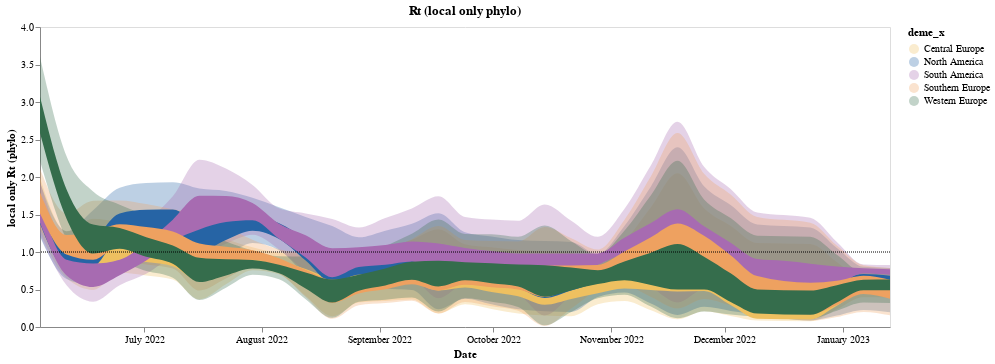

The cell this chart's notebook holds for it:
### Code cell
line = alt.Chart(smoothed_intro_rt_no_intro, title = "Rt (local only phylo)").mark_area(interpolate='monotone', opacity = 1 ,color = "#f58518").encode(
    alt.X('date:T', axis=alt.Axis(title="Date", tickCount = "month",grid=False,format="%B %Y")),
    alt.Y('lower_hpd_log_50_x',axis=alt.Axis(title="local only Rt (phylo)", grid=False)),# scale=alt.Scale(domain=(0.6, 1.3))),
    alt.Y2('upper_hpd_log_50_x' ),
    alt.Color("deme_x")
).properties(
    width=850,
    height=300
).transform_filter(
   (datum.lower_hpd_log_50_x >0.0) #& (datum.upper_hpd_log_50 < 4)
)
band = alt.Chart(smoothed_intro_rt_no_intro).mark_area(
    opacity=0.3, interpolate='monotone', color = "#f58518"
).encode(
    alt.X('date:T', axis=alt.Axis(title="Date", grid=False)),
    alt.Y('lower_hpd_log_95_x', axis=alt.Axis(title="local only Rt (phylo)", grid=False)),# scale=alt.Scale(domain=(0.6, 1.3))),
    alt.Y2('upper_hpd_log_95_x'), 
    alt.Color("deme_x",  scale=alt.Scale( range=range_))
).properties(
    width=850,
    height=300
).transform_filter(
    (datum.lower_hpd_log_95_x >0.0) #& (datum.upper_hpd_log_95 < 4)
)

local_phlyo_rt_plot = band + line +one_line
local_phlyo_rt_plot

### Figure 1 — Vega-Lite specification as saved in the notebook (floating-point values rounded to 4 significant figures; data arrays with more than 128 entries replaced by an {"elided": "..."} marker saying what was removed)
{"config": {"view": {"continuousWidth": 400, "continuousHeight": 300}}, "layer": [{"mark": {"type": "area", "color": "#f58518", "interpolate": "monotone", "opacity": 0.3}, "encoding": {"color": {"field": "deme_x", "scale": {"range": ["#EEC060", "#2664A5", "#A76BB1", "#EEA160", "#356D4C"]}, "type": "nominal"}, "x": {"axis": {"grid": false, "title": "Date"}, "field": "date", "type": "temporal"}, "y": {"axis": {"grid": false, "title": "local only Rt (phylo)"}, "field": "lower_hpd_log_95_x", "type": "quantitative"}, "y2": {"field": "upper_hpd_log_95_x"}}, "height": 300, "transform": [{"filter": "(datum.lower_hpd_log_95_x > 0.0)"}], "width": 850}, {"mark": {"type": "area", "color": "#f58518", "interpolate": "monotone", "opacity": 1}, "encoding": {"color": {"field": "deme_x", "type": "nominal"}, "x": {"axis": {"format": "%B %Y", "grid": false, "tickCount": "month", "title": "Date"}, "field": "date", "type": "temporal"}, "y": {"axis": {"grid": false, "title": "local only Rt (phylo)"}, "field": "lower_hpd_log_50_x", "type": "quantitative"}, "y2": {"field": "upper_hpd_log_50_x"}}, "height": 300, "title": "Rt (local only phylo)", "transform": [{"filter": "(datum.lower_hpd_log_50_x > 0.0)"}], "width": 850}, {"data": {"name": "data-0f80976e06af035141dd0a0f11df9332"}, "mark": {"type": "rule", "strokeDash": [1, 1]}, "encoding": {"y": {"field": "y", "type": "quantitative"}}, "height": 300, "width": 850}], "data": {"name": "data-c0b25fb69e7f734fa05d12a4897dce04"}, "$schema": "https://vega.github.io/schema/vega-lite/v4.17.0.json", "datasets": {"data-c0b25fb69e7f734fa05d12a4897dce04": {"elided": "165 records"}, "data-0f80976e06af035141dd0a0f11df9332": [{"y": 1.0}]}}
